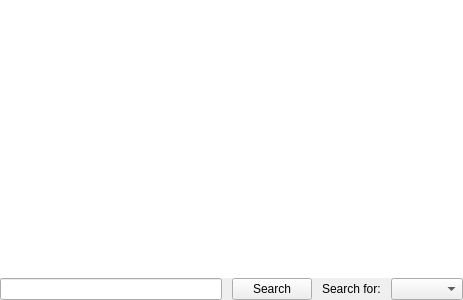
<?xml version="1.0" encoding="UTF-8"?>
<ui version="4.0">
 <class>SearchWidget</class>
 <widget class="QDockWidget" name="SearchWidget">
  <property name="geometry">
   <rect>
    <x>0</x>
    <y>0</y>
    <width>463</width>
    <height>300</height>
   </rect>
  </property>
  <property name="windowTitle">
   <string notr="true">Search</string>
  </property>
  <widget class="QWidget" name="dockWidgetContents">
   <layout class="QVBoxLayout" name="verticalLayout">
    <property name="spacing">
     <number>0</number>
    </property>
    <property name="leftMargin">
     <number>0</number>
    </property>
    <property name="topMargin">
     <number>0</number>
    </property>
    <property name="rightMargin">
     <number>0</number>
    </property>
    <property name="bottomMargin">
     <number>0</number>
    </property>
    <item>
     <widget class="QTreeView" name="searchTreeView">
      <property name="styleSheet">
       <string notr="true">QTreeView::item
{
    padding-top: 1px;
    padding-bottom: 1px;
}</string>
      </property>
      <property name="frameShape">
       <enum>QFrame::NoFrame</enum>
      </property>
      <property name="dragEnabled">
       <bool>true</bool>
      </property>
      <property name="indentation">
       <number>8</number>
      </property>
      <property name="sortingEnabled">
       <bool>true</bool>
      </property>
      <property name="animated">
       <bool>true</bool>
      </property>
     </widget>
    </item>
    <item>
     <layout class="QHBoxLayout" name="horizontalLayout_17">
      <property name="spacing">
       <number>10</number>
      </property>
      <property name="leftMargin">
       <number>0</number>
      </property>
      <property name="topMargin">
       <number>0</number>
      </property>
      <property name="rightMargin">
       <number>0</number>
      </property>
      <item>
       <widget class="QLineEdit" name="filterLineEdit">
        <property name="text">
         <string/>
        </property>
       </widget>
      </item>
      <item>
       <widget class="QPushButton" name="searchButton">
        <property name="text">
         <string>Search</string>
        </property>
       </widget>
      </item>
      <item>
       <widget class="QLabel" name="searchspaceLabel">
        <property name="text">
         <string>Search for:</string>
        </property>
       </widget>
      </item>
      <item>
       <widget class="QComboBox" name="searchspaceCombo"/>
      </item>
     </layout>
    </item>
   </layout>
  </widget>
 </widget>
 <resources/>
 <connections/>
</ui>
